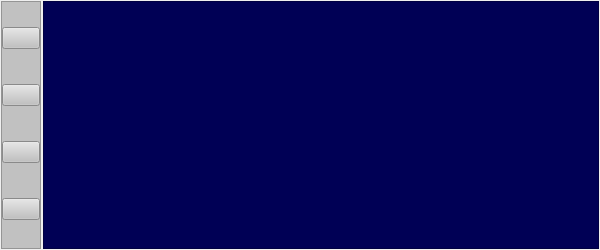
         <widget class="QFrame" name="memoriesFrame">
          <property name="geometry">
           <rect>
            <x>150</x>
            <y>170</y>
            <width>600</width>
            <height>250</height>
           </rect>
          </property>
          <property name="sizePolicy">
           <sizepolicy hsizetype="Fixed" vsizetype="Fixed">
            <horstretch>0</horstretch>
            <verstretch>0</verstretch>
           </sizepolicy>
          </property>
          <property name="minimumSize">
           <size>
            <width>600</width>
            <height>250</height>
           </size>
          </property>
          <property name="maximumSize">
           <size>
            <width>600</width>
            <height>250</height>
           </size>
          </property>
          <property name="frameShape">
           <enum>QFrame::NoFrame</enum>
          </property>
          <property name="frameShadow">
           <enum>QFrame::Raised</enum>
          </property>
          <layout class="QGridLayout" name="gridLayout_4">
           <property name="leftMargin">
            <number>1</number>
           </property>
           <property name="topMargin">
            <number>1</number>
           </property>
           <property name="rightMargin">
            <number>1</number>
           </property>
           <property name="bottomMargin">
            <number>1</number>
           </property>
           <property name="horizontalSpacing">
            <number>2</number>
           </property>
           <property name="verticalSpacing">
            <number>1</number>
           </property>
           <item row="0" column="1">
            <widget class="QTableWidget" name="memoriesTableWidget">
             <property name="toolTip">
              <string>Double click to edit</string>
             </property>
             <property name="styleSheet">
              <string notr="true">background-color: rgb(0, 0, 85);
color: rgb(240, 240, 119);
font: 9pt &quot;Sans Serif&quot;;</string>
             </property>
             <property name="frameShape">
              <enum>QFrame::StyledPanel</enum>
             </property>
             <property name="autoScrollMargin">
              <number>5</number>
             </property>
             <property name="dragEnabled">
              <bool>true</bool>
             </property>
             <property name="dragDropOverwriteMode">
              <bool>false</bool>
             </property>
             <property name="dragDropMode">
              <enum>QAbstractItemView::DragDrop</enum>
             </property>
             <property name="alternatingRowColors">
              <bool>false</bool>
             </property>
             <property name="selectionBehavior">
              <enum>QAbstractItemView::SelectRows</enum>
             </property>
             <property name="sortingEnabled">
              <bool>true</bool>
             </property>
             <property name="columnCount">
              <number>5</number>
             </property>
             <attribute name="horizontalHeaderVisible">
              <bool>false</bool>
             </attribute>
             <attribute name="horizontalHeaderDefaultSectionSize">
              <number>100</number>
             </attribute>
             <attribute name="horizontalHeaderShowSortIndicator" stdset="0">
              <bool>true</bool>
             </attribute>
             <column>
              <property name="text">
               <string>Frequency</string>
              </property>
              <property name="font">
               <font>
                <family>Sans Serif</family>
               </font>
              </property>
             </column>
             <column>
              <property name="text">
               <string>Name</string>
              </property>
             </column>
             <column>
              <property name="text">
               <string>TX Shift</string>
              </property>
             </column>
             <column>
              <property name="text">
               <string>RX Mode</string>
              </property>
             </column>
             <column>
              <property name="text">
               <string>TX Mode</string>
              </property>
             </column>
            </widget>
           </item>
           <item row="0" column="0">
            <widget class="QFrame" name="frame_4">
             <property name="sizePolicy">
              <sizepolicy hsizetype="Fixed" vsizetype="MinimumExpanding">
               <horstretch>0</horstretch>
               <verstretch>0</verstretch>
              </sizepolicy>
             </property>
             <property name="minimumSize">
              <size>
               <width>40</width>
               <height>0</height>
              </size>
             </property>
             <property name="maximumSize">
              <size>
               <width>40</width>
               <height>16777215</height>
              </size>
             </property>
             <property name="autoFillBackground">
              <bool>false</bool>
             </property>
             <property name="styleSheet">
              <string notr="true">background-color: rgb(193, 193, 193);</string>
             </property>
             <property name="frameShape">
              <enum>QFrame::StyledPanel</enum>
             </property>
             <property name="frameShadow">
              <enum>QFrame::Raised</enum>
             </property>
             <property name="lineWidth">
              <number>0</number>
             </property>
             <layout class="QVBoxLayout" name="verticalLayout_6">
              <property name="spacing">
               <number>10</number>
              </property>
              <property name="leftMargin">
               <number>0</number>
              </property>
              <property name="topMargin">
               <number>0</number>
              </property>
              <property name="rightMargin">
               <number>0</number>
              </property>
              <property name="bottomMargin">
               <number>0</number>
              </property>
              <item>
               <widget class="QPushButton" name="addChannelButton">
                <property name="toolTip">
                 <string>Add memory</string>
                </property>
                <property name="text">
                 <string/>
                </property>
                <property name="icon">
                 <iconset>
                  <normalon>:/res/list-add.png</normalon>
                 </iconset>
                </property>
               </widget>
              </item>
              <item>
               <widget class="QPushButton" name="removeChannelButton">
                <property name="toolTip">
                 <string>Delete memory</string>
                </property>
                <property name="text">
                 <string/>
                </property>
                <property name="icon">
                 <iconset>
                  <normalon>:/res/list-remove.png</normalon>
                 </iconset>
                </property>
               </widget>
              </item>
              <item>
               <widget class="QPushButton" name="memoryScanUpButton">
                <property name="toolTip">
                 <string>Memory Scan Up</string>
                </property>
                <property name="text">
                 <string/>
                </property>
                <property name="icon">
                 <iconset>
                  <normalon>:/res/arrow-right-double.png</normalon>
                  <activeoff>:/res/arrow-right-double.png</activeoff>
                  <activeon>:/res/go-last-view.png</activeon>
                  <selectedoff>:/res/arrow-right-double.png</selectedoff>
                  <selectedon>:/res/go-last-view.png</selectedon>
                 </iconset>
                </property>
                <property name="checkable">
                 <bool>true</bool>
                </property>
               </widget>
              </item>
              <item>
               <widget class="QPushButton" name="memoryScanDownButton">
                <property name="toolTip">
                 <string>Memory Scan Down</string>
                </property>
                <property name="text">
                 <string/>
                </property>
                <property name="icon">
                 <iconset>
                  <normalon>:/res/arrow-left-double.png</normalon>
                  <activeoff>:/res/arrow-left-double.png</activeoff>
                  <activeon>:/res/go-first-view.png</activeon>
                  <selectedoff>:/res/arrow-left-double.png</selectedoff>
                  <selectedon>:/res/go-first-view.png</selectedon>
                 </iconset>
                </property>
                <property name="checkable">
                 <bool>true</bool>
                </property>
               </widget>
              </item>
             </layout>
            </widget>
           </item>
          </layout>
         </widget>
